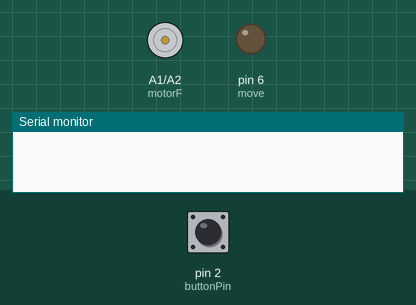
Simulated run of this sketch. Board: Arduino Uno, built with avr-gcc and run on an emulated ATmega328P. Shown: motor-driver pin pairs drawn as motors (green arrow = first pin HIGH = forward, orange = second pin HIGH = backward, longer = more drive), output pins drawn as LEDs (lit = HIGH), the last lines printed to the serial monitor. Inputs (shaded band) come from the test bench; at power-on: pin 2 (buttonPin) HIGH.

Above: at 1.2 s.
1.3 s: pin 2 (buttonPin) pulled LOW for 0.15 s
At 1.9 s:
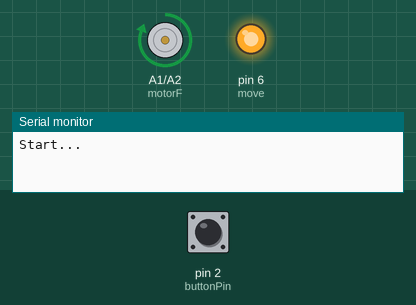
7.4 s: pin 2 (buttonPin) pulled LOW for 1 s
At 12.7 s:
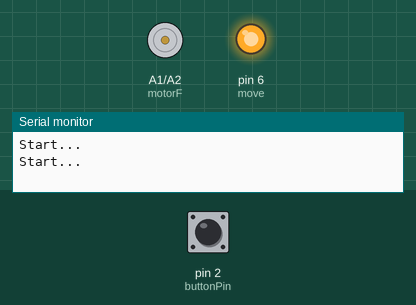
Timing chart, 0 to 14.2 s (numbered marks = the images above; inputs shaded):
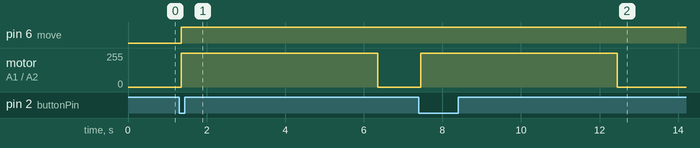

Measured:
- after the input at 1.3 s, pin 6 (move): LOW → HIGH after 0.05 s; motor on A1 (motorF) / A2 (motorB): stopped → forward 255/255 after 0.05 s, → stopped 5.0 s later
- after the input at 7.4 s, motor on A1 (motorF) / A2 (motorB): stopped → forward 255/255 after 0.05 s, → stopped 5.0 s later

The sketch:

Motor.ino
```cpp
//pin 6 -> pwm
//pin A1 -> motorF
//pin A2 -> motorB
//pin 2 -> button

// motor
int speed1 = 255;       //แรงตี
const int move = 6;     //pwm
const int motorF = A1;  //direct of motor
const int motorB = A2;

// set pin numbers:
const int buttonPin = 2;    // limit switch

// Variables will change:
int buttonState;             // the current reading from the input pin
int lastButtonState = LOW;   // the previous reading from the input pin

unsigned long lastDebounceTime = 0;  // the last time the output pin was toggled
unsigned long debounceDelay = 50;    //ช่วงเวลาจังหวะสัญญาณ

void setup() {
  pinMode(buttonPin, INPUT_PULLUP); //จ่ายสัญญาณตลอด
  pinMode(motorF, OUTPUT);  //กำหนด pin เป็น input หรือ output //pinMode(pin ที่ใช้, input/output)
  pinMode(motorB, OUTPUT);
  // pinMode(sensor, INPUT);
  Serial.begin(9600); // สัญญาณในการส่งข้อมูล
}

void loop() {
  Check_Button(); //ตรวจจับการชนของปุ่ม
}

void Motor_Check()
{
  Serial.println("Start...");
  digitalWrite(motorF, 1); //กำหนดการทำงานของ pin //digitalWrite(pin ที่ใช้, high/low)
  digitalWrite(motorB, 0);
  analogWrite(move, speed1);  //กำหนดการใช้ทำงาน motor //analogWrite(pwm, ความเร็ว) //สั่งการหมุน
  delay(5000); //ตีนานแค่ไหน 1000 = 1 วินาที
  Stop();
}

void Stop()
{
  digitalWrite(motorF, 0);
  digitalWrite(motorB, 0);
}

//เช็คปุ่ม
void Check_Button()
{
  int reading = digitalRead(buttonPin);
  // Serial.println(reading);
  if (reading != lastButtonState) {
    lastDebounceTime = millis();
  }

  if ((millis() - lastDebounceTime) > debounceDelay) { //จับสัญญาณปุ่มใช้ช่วงที่กำหนด(50 millis)
    if (reading != buttonState) {   //ค่าตรงข้ามกับที่ตั้งไว้หรือไม่
      buttonState = reading;        //นำค่าที่ได้มากำหนดเป็นสถานะ
      if (buttonState == LOW) {    //ถ้าตรงเงื่อนไข
        Motor_Check();
      }
    }
  }
  lastButtonState = reading;
}
```
